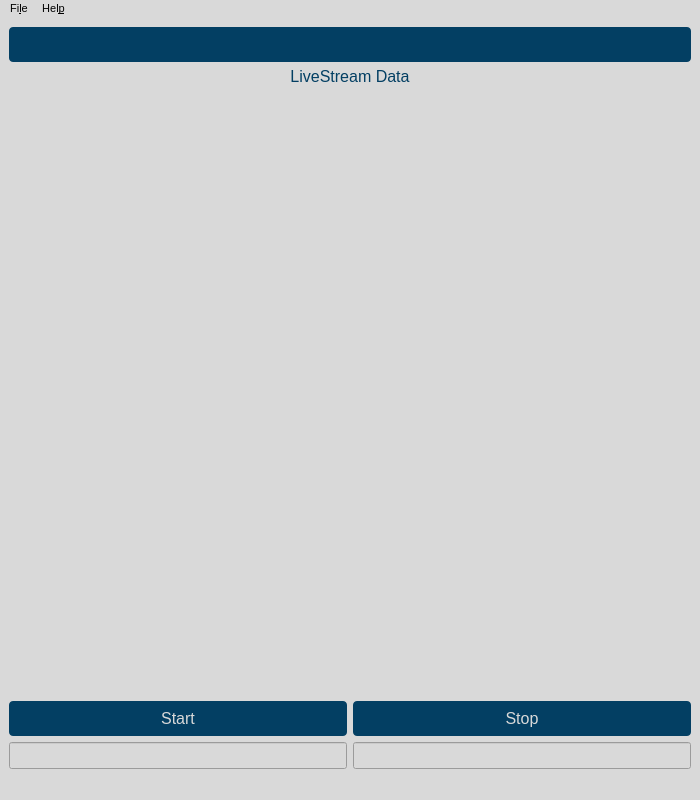
<?xml version="1.0" encoding="UTF-8"?>
<ui version="4.0">
 <class>balance_beam</class>
 <widget class="QMainWindow" name="balance_beam">
  <property name="enabled">
   <bool>true</bool>
  </property>
  <property name="geometry">
   <rect>
    <x>0</x>
    <y>0</y>
    <width>700</width>
    <height>800</height>
   </rect>
  </property>
  <property name="minimumSize">
   <size>
    <width>428</width>
    <height>625</height>
   </size>
  </property>
  <property name="maximumSize">
   <size>
    <width>700</width>
    <height>800</height>
   </size>
  </property>
  <property name="font">
   <font>
    <family>Segoe UI</family>
    <pointsize>12</pointsize>
    <underline>false</underline>
   </font>
  </property>
  <property name="windowTitle">
   <string>CyDAQ</string>
  </property>
  <property name="styleSheet">
   <string notr="true">background-color: #d9d9d9;</string>
  </property>
  <widget class="QWidget" name="centralwidget">
   <property name="maximumSize">
    <size>
     <width>700</width>
     <height>900</height>
    </size>
   </property>
   <property name="layoutDirection">
    <enum>Qt::LeftToRight</enum>
   </property>
   <property name="styleSheet">
    <string notr="true">QWidget {
	font-family: &quot;Segoe UI&quot;;
	font-size: 16px;
	color: #033f63;
}

QPushButton {
	background-color: #033f63;
	color: #d9d9d9;
	border-radius: 4px;
	padding: 8px 16px;
}

#sampling_rate_label, #input_label, #filter_label, #mid_corner_label, #low_corner_label, #high_corner_label {
	font-size: 20px;
	text-align: center;
	color: #98012e;
}</string>
   </property>
   <layout class="QVBoxLayout" name="verticalLayout">
    <item>
     <widget class="QPushButton" name="home_btn">
      <property name="text">
       <string/>
      </property>
      <property name="icon">
       <iconset resource="basic_operation.qrc">
        <normaloff>:/assets/assets/home_icon.png</normaloff>:/assets/assets/home_icon.png</iconset>
      </property>
     </widget>
    </item>
    <item>
     <widget class="QWidget" name="graph" native="true">
      <widget class="QLabel" name="graph_label">
       <property name="enabled">
        <bool>true</bool>
       </property>
       <property name="geometry">
        <rect>
         <x>0</x>
         <y>0</y>
         <width>682</width>
         <height>16</height>
        </rect>
       </property>
       <property name="cursor">
        <cursorShape>ArrowCursor</cursorShape>
       </property>
       <property name="text">
        <string>LiveStream Data</string>
       </property>
       <property name="alignment">
        <set>Qt::AlignCenter</set>
       </property>
      </widget>
     </widget>
    </item>
    <item>
     <layout class="QHBoxLayout" name="horizontalLayout">
      <item>
       <widget class="QPushButton" name="start_btn">
        <property name="text">
         <string>Start</string>
        </property>
       </widget>
      </item>
      <item>
       <widget class="QPushButton" name="stop_btn">
        <property name="text">
         <string>Stop</string>
        </property>
       </widget>
      </item>
     </layout>
    </item>
    <item>
     <layout class="QHBoxLayout" name="horizontalLayout_2">
      <item>
       <widget class="QLineEdit" name="infile_line"/>
      </item>
      <item>
       <widget class="QLineEdit" name="outfile_line"/>
      </item>
     </layout>
    </item>
   </layout>
  </widget>
  <widget class="QMenuBar" name="menubar">
   <property name="geometry">
    <rect>
     <x>0</x>
     <y>0</y>
     <width>700</width>
     <height>19</height>
    </rect>
   </property>
   <property name="font">
    <font>
     <pointsize>8</pointsize>
    </font>
   </property>
   <widget class="QMenu" name="menuFile">
    <property name="title">
     <string>Fi&amp;le</string>
    </property>
    <addaction name="actionRestart"/>
    <addaction name="actionQuit"/>
   </widget>
   <widget class="QMenu" name="menuHelp">
    <property name="title">
     <string>Hel&amp;p</string>
    </property>
    <addaction name="actionPing_CyDAQ"/>
   </widget>
   <addaction name="menuFile"/>
   <addaction name="menuHelp"/>
  </widget>
  <widget class="QStatusBar" name="statusbar"/>
  <action name="actionRestart">
   <property name="text">
    <string>&amp;Restart</string>
   </property>
  </action>
  <action name="actionQuit">
   <property name="text">
    <string>&amp;Quit</string>
   </property>
  </action>
  <action name="actionPing_CyDAQ">
   <property name="text">
    <string>&amp;Ping CyDAQ</string>
   </property>
  </action>
 </widget>
 <resources>
  <include location="basic_operation.qrc"/>
 </resources>
 <connections/>
</ui>
